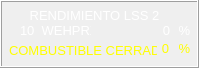
  <widget class="QFrame" name="frame_3">
   <property name="geometry">
    <rect>
     <x>650</x>
     <y>80</y>
     <width>199</width>
     <height>68</height>
    </rect>
   </property>
   <property name="frameShape">
    <enum>QFrame::Box</enum>
   </property>
   <property name="frameShadow">
    <enum>QFrame::Raised</enum>
   </property>
   <widget class="QLabel" name="lbConCerT">
    <property name="geometry">
     <rect>
      <x>9</x>
      <y>42</y>
      <width>148</width>
      <height>16</height>
     </rect>
    </property>
    <property name="font">
     <font>
      <pointsize>10</pointsize>
     </font>
    </property>
    <property name="styleSheet">
     <string notr="true">

color: rgb(255, 255, 0);</string>
    </property>
    <property name="text">
     <string>COMBUSTIBLE CERRADO</string>
    </property>
    <property name="alignment">
     <set>Qt::AlignLeading|Qt::AlignLeft|Qt::AlignVCenter</set>
    </property>
   </widget>
   <widget class="QLabel" name="lbWehprxU">
    <property name="geometry">
     <rect>
      <x>174</x>
      <y>22</y>
      <width>21</width>
      <height>16</height>
     </rect>
    </property>
    <property name="font">
     <font>
      <pointsize>10</pointsize>
     </font>
    </property>
    <property name="styleSheet">
     <string notr="true">color: rgb(255, 255, 255);</string>
    </property>
    <property name="text">
     <string>%</string>
    </property>
    <property name="alignment">
     <set>Qt::AlignCenter</set>
    </property>
   </widget>
   <widget class="QLabel" name="lbConCerU">
    <property name="geometry">
     <rect>
      <x>174</x>
      <y>40</y>
      <width>21</width>
      <height>16</height>
     </rect>
    </property>
    <property name="font">
     <font>
      <pointsize>10</pointsize>
     </font>
    </property>
    <property name="styleSheet">
     <string notr="true">
color: rgb(255, 255, 0);</string>
    </property>
    <property name="text">
     <string>%</string>
    </property>
    <property name="alignment">
     <set>Qt::AlignCenter</set>
    </property>
   </widget>
   <widget class="QLabel" name="lbWehprxT">
    <property name="geometry">
     <rect>
      <x>20</x>
      <y>22</y>
      <width>71</width>
      <height>16</height>
     </rect>
    </property>
    <property name="font">
     <font>
      <pointsize>10</pointsize>
     </font>
    </property>
    <property name="styleSheet">
     <string notr="true">color: rgb(255, 255, 255);</string>
    </property>
    <property name="text">
     <string>10  WEHPRX</string>
    </property>
    <property name="alignment">
     <set>Qt::AlignLeading|Qt::AlignLeft|Qt::AlignVCenter</set>
    </property>
   </widget>
   <widget class="QLabel" name="label_41">
    <property name="geometry">
     <rect>
      <x>4</x>
      <y>7</y>
      <width>181</width>
      <height>16</height>
     </rect>
    </property>
    <property name="font">
     <font>
      <pointsize>10</pointsize>
     </font>
    </property>
    <property name="styleSheet">
     <string notr="true">color: rgb(255, 255, 255);</string>
    </property>
    <property name="text">
     <string>RENDIMIENTO LSS 2</string>
    </property>
    <property name="alignment">
     <set>Qt::AlignCenter</set>
    </property>
   </widget>
   <widget class="QLabel" name="lbWehprx">
    <property name="geometry">
     <rect>
      <x>130</x>
      <y>22</y>
      <width>40</width>
      <height>16</height>
     </rect>
    </property>
    <property name="font">
     <font>
      <pointsize>10</pointsize>
     </font>
    </property>
    <property name="styleSheet">
     <string notr="true">color: rgb(255, 255, 255);</string>
    </property>
    <property name="text">
     <string>0</string>
    </property>
    <property name="alignment">
     <set>Qt::AlignRight|Qt::AlignTrailing|Qt::AlignVCenter</set>
    </property>
   </widget>
   <widget class="QLabel" name="lbConCer">
    <property name="geometry">
     <rect>
      <x>154</x>
      <y>40</y>
      <width>15</width>
      <height>17</height>
     </rect>
    </property>
    <property name="font">
     <font>
      <pointsize>10</pointsize>
     </font>
    </property>
    <property name="styleSheet">
     <string notr="true">
color: rgb(255, 255, 0);</string>
    </property>
    <property name="text">
     <string>0</string>
    </property>
    <property name="alignment">
     <set>Qt::AlignRight|Qt::AlignTrailing|Qt::AlignVCenter</set>
    </property>
   </widget>
  </widget>
